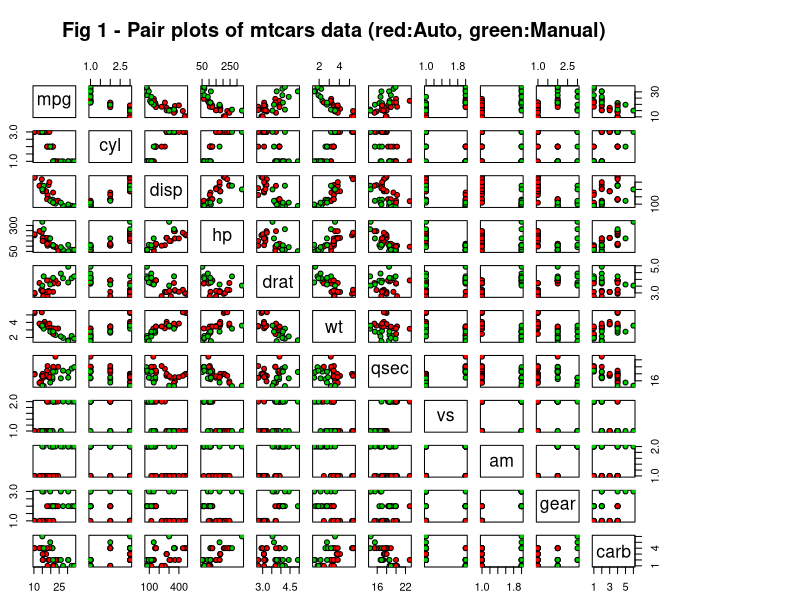
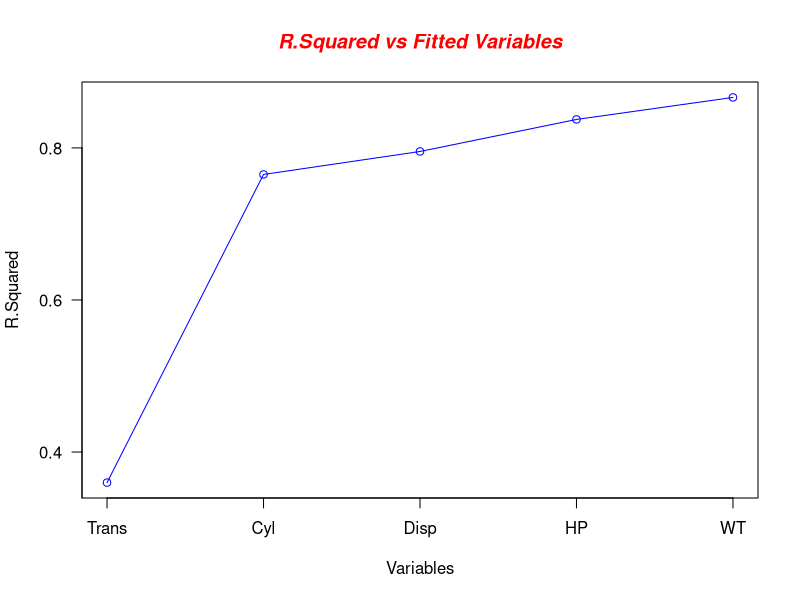

Recreate these plots in R, in order.
## ---- chunk 1
knitr::opts_chunk$set(echo = TRUE)
## ---- chunk 2
data(mtcars)
str(mtcars)
## ---- chunk 3
mtcars$cyl  <- factor(mtcars$cyl)
mtcars$vs   <- factor(mtcars$vs)
mtcars$am   <- factor(mtcars$am,labels=c("Auto","Man"))
mtcars$gear <- factor(mtcars$gear)
mtcars$carb <- factor(mtcars$carb)
## ---- chunk 4
mpgAuto <- subset(mtcars, mtcars$am == "Auto", select = c(mpg))
mpgMan <- subset(mtcars, mtcars$am == "Man", select = c(mpg))
t.test(mpgAuto$mpg, mpgMan$mpg)
## ---- chunk 5
fit <- lm(mpg ~ am, data = mtcars)
summary(fit)
## ---- chunk 6
pairs(mpg ~ ., data = mtcars, main = "Fig 1 - Pair plots of mtcars data (red:Auto, green:Manual)", pch = 21, bg = c("red","green3")[mtcars$am],oma = c(2,2,6,12))
cat("\n")
## ---- chunk 7
fit2 <- lm(mpg ~ am+cyl, data = mtcars)
fit3 <- lm(mpg ~ am+cyl+disp, data = mtcars)
fit4 <- lm(mpg ~ am+cyl+disp+hp, data = mtcars)
fit5 <- lm(mpg ~ am+cyl+disp+hp+wt, data = mtcars)
# Collection of r.sqared information of our fitted regression
R1 <- summary(fit)$r.squared
R2 <- summary(fit2)$r.squared
R3 <- summary(fit3)$r.squared
R4 <- summary(fit4)$r.squared
R5 <- summary(fit5)$r.squared

# Plotting r.sqaured results
rSquared <- c(R1,R2,R3,R4,R5)
Var <- c("Trans","Cyl","Disp","HP","WT")
plot(rSquared, type = "o",col = "blue", axes = FALSE, ann = FALSE)
title(main="R.Squared vs Fitted Variables", col.main="red", font.main=4)
box()
axis(1, at=1:5, lab=Var)
axis(2, las=1, at=c(0.2,0.4,0.6,0.8))
title(xlab="Variables")
title(ylab="R.Squared")
